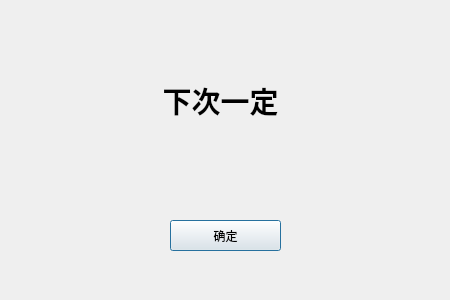
<?xml version="1.0" encoding="UTF-8"?>
<ui version="4.0">
 <class>gameover</class>
 <widget class="QDialog" name="gameover">
  <property name="geometry">
   <rect>
    <x>0</x>
    <y>0</y>
    <width>450</width>
    <height>300</height>
   </rect>
  </property>
  <property name="windowTitle">
   <string>Dialog</string>
  </property>
  <widget class="QLabel" name="label">
   <property name="geometry">
    <rect>
     <x>110</x>
     <y>70</y>
     <width>221</width>
     <height>61</height>
    </rect>
   </property>
   <property name="styleSheet">
    <string notr="true">font: 75 19pt &quot;思源黑体 CN Bold&quot;;</string>
   </property>
   <property name="text">
    <string>&lt;html&gt;&lt;head/&gt;&lt;body&gt;&lt;p align=&quot;center&quot;&gt;&lt;span style=&quot; font-size:22pt; font-weight:600;&quot;&gt;下次一定&lt;/span&gt;&lt;/p&gt;&lt;/body&gt;&lt;/html&gt;</string>
   </property>
  </widget>
  <widget class="QPushButton" name="pushButton">
   <property name="geometry">
    <rect>
     <x>170</x>
     <y>220</y>
     <width>111</width>
     <height>31</height>
    </rect>
   </property>
   <property name="styleSheet">
    <string notr="true">font: 75 10pt &quot;思源黑体 CN Bold&quot;;</string>
   </property>
   <property name="text">
    <string>确定</string>
   </property>
  </widget>
 </widget>
 <resources/>
 <connections/>
</ui>
